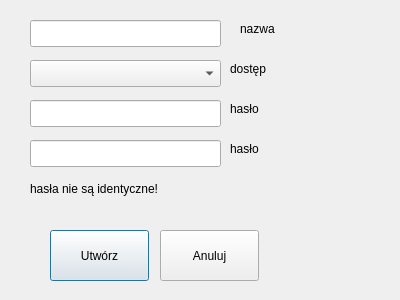
<?xml version="1.0" encoding="UTF-8"?>
<ui version="4.0">
 <class>AddUser</class>
 <widget class="QDialog" name="AddUser">
  <property name="geometry">
   <rect>
    <x>0</x>
    <y>0</y>
    <width>400</width>
    <height>300</height>
   </rect>
  </property>
  <property name="windowTitle">
   <string>Dialog</string>
  </property>
  <widget class="QLineEdit" name="lineEditUserName">
   <property name="geometry">
    <rect>
     <x>30</x>
     <y>20</y>
     <width>191</width>
     <height>27</height>
    </rect>
   </property>
  </widget>
  <widget class="QComboBox" name="comboBoxAccess">
   <property name="geometry">
    <rect>
     <x>30</x>
     <y>60</y>
     <width>191</width>
     <height>27</height>
    </rect>
   </property>
  </widget>
  <widget class="QLineEdit" name="lineEditPassword1">
   <property name="geometry">
    <rect>
     <x>30</x>
     <y>100</y>
     <width>191</width>
     <height>27</height>
    </rect>
   </property>
  </widget>
  <widget class="QLineEdit" name="lineEditPassword2">
   <property name="geometry">
    <rect>
     <x>30</x>
     <y>140</y>
     <width>191</width>
     <height>27</height>
    </rect>
   </property>
  </widget>
  <widget class="QLabel" name="labelUserName">
   <property name="geometry">
    <rect>
     <x>240</x>
     <y>20</y>
     <width>67</width>
     <height>17</height>
    </rect>
   </property>
   <property name="text">
    <string>nazwa</string>
   </property>
  </widget>
  <widget class="QLabel" name="label_2">
   <property name="geometry">
    <rect>
     <x>230</x>
     <y>60</y>
     <width>67</width>
     <height>17</height>
    </rect>
   </property>
   <property name="text">
    <string>dostęp</string>
   </property>
  </widget>
  <widget class="QLabel" name="label_3">
   <property name="geometry">
    <rect>
     <x>230</x>
     <y>100</y>
     <width>67</width>
     <height>17</height>
    </rect>
   </property>
   <property name="text">
    <string>hasło</string>
   </property>
  </widget>
  <widget class="QLabel" name="label_4">
   <property name="geometry">
    <rect>
     <x>230</x>
     <y>140</y>
     <width>67</width>
     <height>17</height>
    </rect>
   </property>
   <property name="text">
    <string>hasło</string>
   </property>
  </widget>
  <widget class="QLabel" name="label_5">
   <property name="geometry">
    <rect>
     <x>30</x>
     <y>180</y>
     <width>191</width>
     <height>17</height>
    </rect>
   </property>
   <property name="text">
    <string>hasła nie są identyczne!</string>
   </property>
  </widget>
  <widget class="QPushButton" name="pushButtonAddUser">
   <property name="geometry">
    <rect>
     <x>50</x>
     <y>230</y>
     <width>99</width>
     <height>51</height>
    </rect>
   </property>
   <property name="text">
    <string>Utwórz</string>
   </property>
  </widget>
  <widget class="QPushButton" name="pushButtonReject">
   <property name="geometry">
    <rect>
     <x>160</x>
     <y>230</y>
     <width>99</width>
     <height>51</height>
    </rect>
   </property>
   <property name="text">
    <string>Anuluj</string>
   </property>
  </widget>
 </widget>
 <resources/>
 <connections>
  <connection>
   <sender>pushButtonReject</sender>
   <signal>clicked()</signal>
   <receiver>AddUser</receiver>
   <slot>close()</slot>
   <hints>
    <hint type="sourcelabel">
     <x>209</x>
     <y>243</y>
    </hint>
    <hint type="destinationlabel">
     <x>199</x>
     <y>149</y>
    </hint>
   </hints>
  </connection>
 </connections>
</ui>
